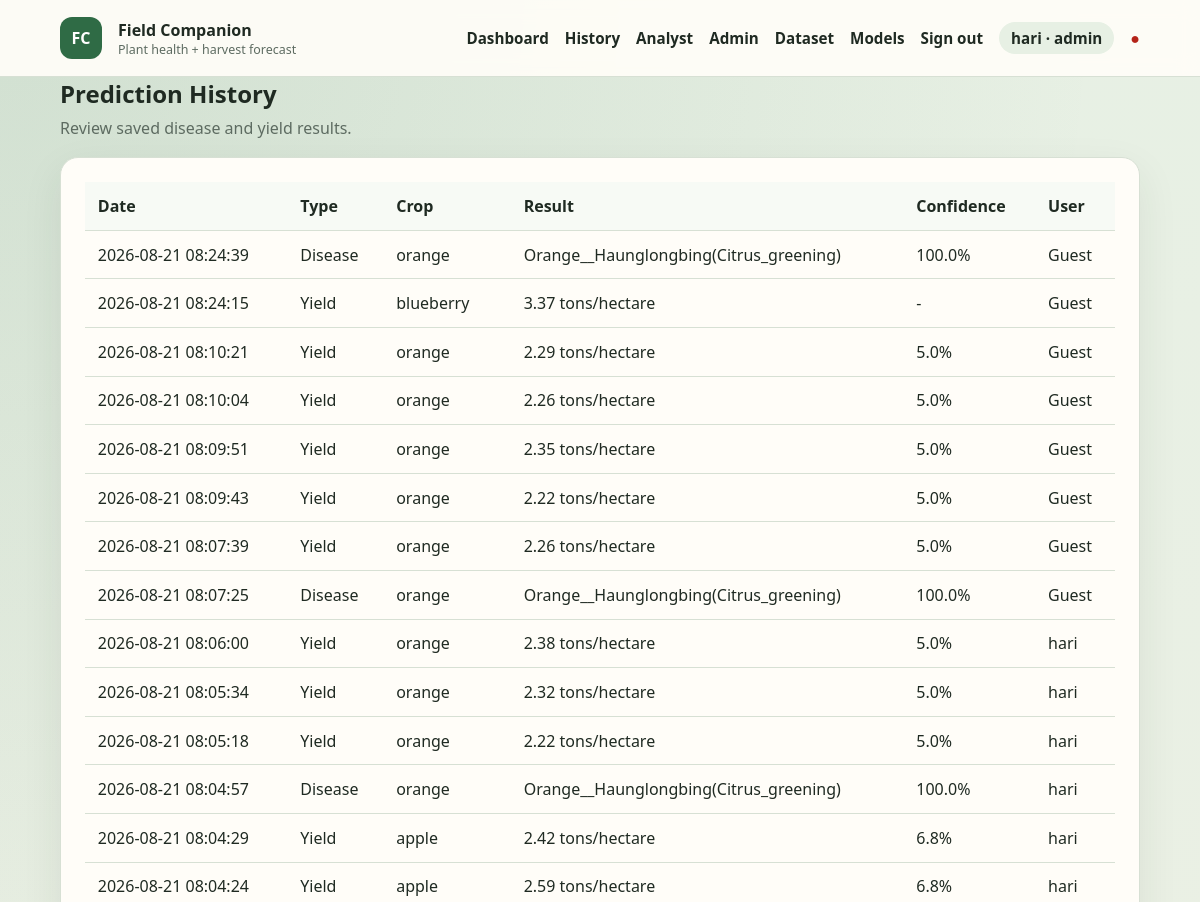
Page /history (signed in, upper part) on the earlier database version.
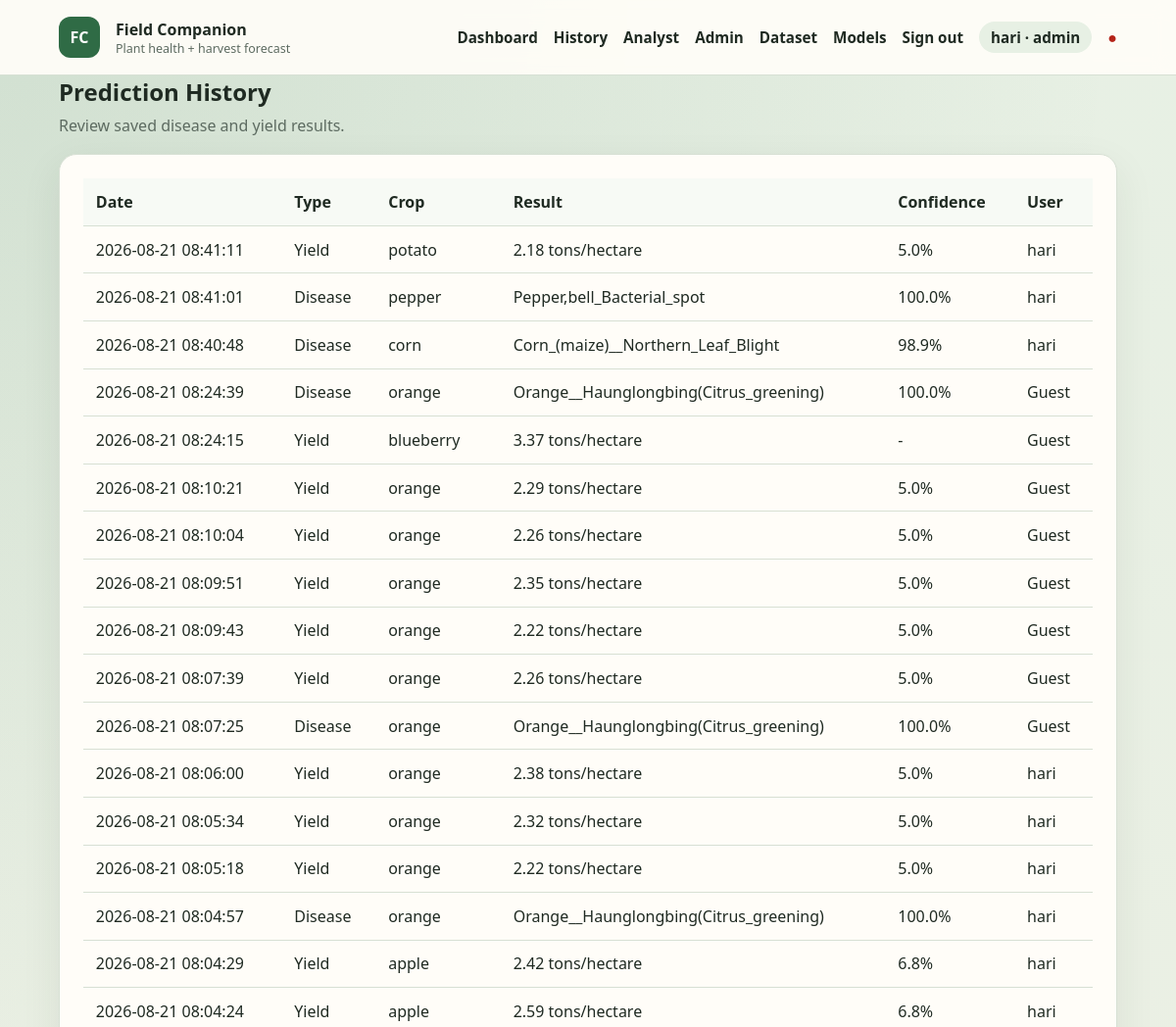
Same page on the later database version.
### tables this page shows
CREATE TABLE users (
                id INTEGER PRIMARY KEY AUTOINCREMENT,
                name TEXT NOT NULL,
                email TEXT NOT NULL UNIQUE,
                password_hash TEXT NOT NULL,
                role TEXT NOT NULL DEFAULT 'farmer',
                created_at TEXT NOT NULL DEFAULT CURRENT_TIMESTAMP
            );

CREATE TABLE prediction_history (
                id INTEGER PRIMARY KEY AUTOINCREMENT,
                user_id INTEGER REFERENCES users(id) ON DELETE SET NULL,
                prediction_type TEXT NOT NULL,
                crop TEXT,
                disease_class INTEGER,
                confidence REAL,
                yield_prediction REAL,
                input_data TEXT NOT NULL,
                created_at TEXT NOT NULL DEFAULT CURRENT_TIMESTAMP
            , disease_label TEXT);

### app.py (the view)
@app.route("/history")
@role_required("farmer", "analyst", "admin")
def history():
    user = current_user()
    records = list_predictions(None if user["role"] in ("analyst", "admin") else user["id"])
    return render_template("history.html", records=records)

### app.py (called while the page is built)
@app.context_processor
def inject_globals():
    return {
        "csrf_token": generate_csrf_token(),
        "user": current_user(),
    }

@app.before_request
def enforce_csrf():
    if request.endpoint in {"static"}:
        return None
    return csrf_protect(lambda: None)()

@app.after_request
def add_security_headers(response):
    response.headers.setdefault("X-Content-Type-Options", "nosniff")
    response.headers.setdefault("X-Frame-Options", "SAMEORIGIN")
    response.headers.setdefault("Referrer-Policy", "strict-origin-when-cross-origin")
    response.headers.setdefault(
        "Content-Security-Policy",
        "default-src 'self'; img-src 'self' data:; style-src 'self' 'unsafe-inline'; script-src 'self'; connect-src 'self'; base-uri 'self'; form-action 'self'",
    )
    response.headers.setdefault("Permissions-Policy", "camera=(), microphone=(), geolocation=()")
    if getattr(g, "rate_remaining", None) is not None:
        response.headers["X-RateLimit-Remaining"] = str(g.rate_remaining)
    return response

def current_user():
    user_id = session.get("user_id")
    return find_user(user_id) if user_id else None

def role_required(*roles):
    def decorator(view):
        @wraps(view)
        def wrapped(*args, **kwargs):
            user = current_user()
            if not user:
                if request.path.startswith("/api/"):
                    return jsonify({"error": "Authentication required."}), 401
                return redirect(url_for("login", next=request.path))
            if user["role"] not in roles:
                if request.path.startswith("/api/"):
                    return jsonify({"error": "You do not have permission for this resource."}), 403
                return render_template("error.html", code=403, message="You do not have permission for this page."), 403
            return view(*args, **kwargs)
        return wrapped
    return decorator

### utils/database.py (called while the page is built)
@contextmanager
def connection():
    DATABASE_PATH.parent.mkdir(parents=True, exist_ok=True)
    database = sqlite3.connect(DATABASE_PATH)
    database.row_factory = sqlite3.Row
    try:
        yield database
        database.commit()
    finally:
        database.close()

def find_user(user_id):
    with connection() as database:
        return database.execute("SELECT * FROM users WHERE id = ?", (user_id,)).fetchone()

### templates/history.html (shortened to what this page needs)
{% extends "base.html" %}
{% block content %}
<div class="page-heading"><div><h2>Prediction History</h2><p>Review saved disease and yield results.</p></div></div>
<div class="table-panel panel">
    {% if records %}
    <div class="table-scroll"><table><thead><tr><th>Date</th><th>Type</th><th>Crop</th><th>Result</th><th>Confidence</th><th>User</th></tr></thead><tbody>
    {% for record in records %}<tr><td>{{ record['created_at'] }}</td><td>{{ record['prediction_type']|capitalize }}</td><td>{{ record['crop'] or '-' }}</td><td>{% if record['prediction_type'] == 'yield' %}{{ record['yield_prediction'] }} tons/hectare{% else %}{{ record['disease_label'] or ('Class ' ~ record['disease_class']) }}{% endif %}</td><td>{% if record['confidence'] is not none %}{{ (record['confidence'] * 100)|round(1) }}%{% else %}-{% endif %}</td><td>{{ record['name'] or 'Guest' }}</td></tr>{% endfor %}
    </tbody></table></div>
    {% else %}<p class="empty-state">No prediction history yet.</p>{% endif %}
</div>
{% endblock %}

### templates/base.html (shortened to what this page needs)
<!DOCTYPE html>
<html lang="en">
<head>
    <link rel="stylesheet" href="{{ url_for('static', filename='css/style.css') }}">
</head>
<body>
    <nav class="navbar">
        <div class="container">
            <a class="navbar-brand" href="{{ url_for('index') }}">
                <span class="brand-mark">FC</span>
                <span>
                    <strong>Field Companion</strong>
                    <small>Plant health + harvest forecast</small>
                </span>
            </a>
            <div class="navbar-menu" id="navbar-menu">
                <a href="{{ url_for('index') }}">Dashboard</a>
                {% if user %}<a href="{{ url_for('history') }}">History</a>{% endif %}
                {% if user and user['role'] in ('analyst', 'admin') %}<a href="{{ url_for('analyst_dashboard') }}">Analyst</a>{% endif %}
                {% if user and user['role'] == 'admin' %}
                    <a href="{{ url_for('admin_dashboard') }}">Admin</a>
                    <a href="{{ url_for('manage_dataset') }}">Dataset</a>
                    <a href="{{ url_for('manage_models') }}">Models</a>
                {% endif %}
                {% if user %}
                    <a href="{{ url_for('logout') }}">Sign out</a>
                    <span class="user-chip">{{ user['name'] }} · {{ user['role'] }}</span>
                {% else %}
                    <a href="{{ url_for('login') }}">Sign in</a>
                {% endif %}
                <span class="status-indicator" id="health-status" title="API status">●</span>
            </div>
        </div>
    </nav>
    <main class="container">
        {% block content %}{% endblock %}
    </main>
</body>
</html>

### static/css/style.css (style rules this page uses)
:root { --bg: #f3efe4; --bg-accent: #e7f0e4; --ink: #1f2a22; --muted: #5d6b61; --primary: #2f6b45; --primary-dark: #214d32; --secondary: #c47b2b; --card: #fffdf8; --line: #d7e0d4; --danger: #b42318; --warning: #9a6700; --radius: 18px; --shadow: 0 14px 40px rgba(33, 52, 38, 0.08); }
* { box-sizing: border-box; margin: 0; padding: 0; }
body { font-family: "Source Sans 3", "Segoe UI", sans-serif; background: radial-gradient(circle at top left, rgba(47, 107, 69, 0.12), transparent 28%), linear-gradient(180deg, var(--bg-accent), var(--bg)); color: var(--ink); min-height: 100vh; }
.container { max-width: 1120px; margin: 0 auto; padding: 0 20px; }
.navbar { position: sticky; top: 0; z-index: 20; background: rgba(255, 253, 248, 0.92); backdrop-filter: blur(10px); border-bottom: 1px solid var(--line); }
.navbar .container, .navbar-menu, .navbar-brand { display: flex; align-items: center; gap: 1rem; }
.navbar .container { justify-content: space-between; min-height: 76px; }
.navbar-brand { text-decoration: none; color: var(--ink); }
.navbar-brand small { display: block; color: var(--muted); font-size: 0.78rem; }
.brand-mark { width: 42px; height: 42px; border-radius: 12px; display: grid; place-items: center; background: var(--primary); color: white; font-weight: 800; }
.navbar-menu a, .navbar-menu .user-chip { color: var(--ink); text-decoration: none; font-weight: 600; font-size: 0.95rem; }
.user-chip { background: var(--bg-accent); border-radius: 999px; padding: 0.35rem 0.75rem; color: var(--muted); }
.status-indicator { color: var(--primary); }
main { padding: 2rem 0 3rem; }
.hero, .panel, .status-card, .info-panel, .table-panel, .auth-panel { background: var(--card); border: 1px solid var(--line); border-radius: var(--radius); box-shadow: var(--shadow); }
.hero p, .panel-description, .hint, .weather-source, .empty-state, .page-heading p { color: var(--muted); line-height: 1.55; }
.panel, .info-panel, .table-panel, .auth-panel { padding: 1.5rem; }
.panel h2, .info-panel h2, .page-heading h2 { margin-bottom: 0.4rem; }
.page-heading { display: flex; justify-content: space-between; margin-bottom: 1rem; }
.table-scroll { overflow-x: auto; }
table { width: 100%; border-collapse: collapse; }
th, td { text-align: left; padding: 0.8rem; border-bottom: 1px solid var(--line); }
th { background: #f7faf5; }

Differences in the rows shown:
added prediction_history: created_at "2026-08-21 08:41:11", prediction_type "Yield", crop "potato", yield_prediction "2.18", (record['confidence']*100)|round(1) "5.0", name "hari"
added prediction_history: created_at "2026-08-21 08:41:01", prediction_type "Disease", crop "pepper", disease_label "Pepper,bell_Bacterial_spot", (record['confidence']*100)|round(1) "100.0", name "hari"
added prediction_history: created_at "2026-08-21 08:40:48", prediction_type "Disease", crop "corn", disease_label "Corn_(maize)__Northern_Leaf_Blight", (record['confidence']*100)|round(1) "98.9", name "hari"
